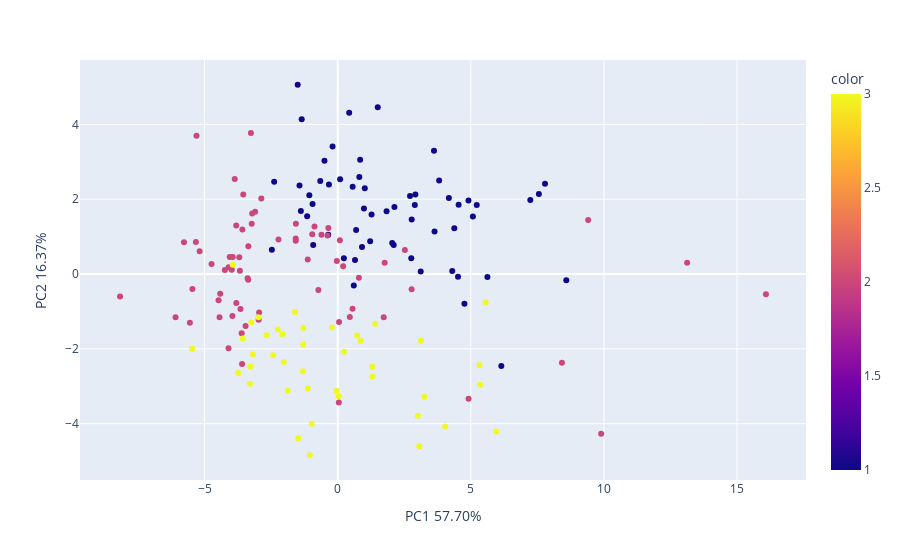

The cell this chart's notebook holds for it:
### Code cell
df_paretoscaled = pareto_scale(feature_df)
PCAplotting(df_paretoscaled, data['0'])

### Figure 1 — Plotly figure (JSON) as saved in the notebook; plotly's stock layout.template omitted (floating-point values rounded to 4 significant figures; data arrays with more than 128 entries replaced by an {"elided": "..."} marker saying what was removed)
{"data": [{"hovertemplate": "PC1 57.70%=%{x}<br>PC2 16.37%=%{y}<br>color=%{marker.color}<extra></extra>", "legendgroup": "", "marker": {"color": {"elided": "168 int values"}, "coloraxis": "coloraxis", "symbol": "circle"}, "mode": "markers", "name": "", "orientation": "v", "showlegend": false, "type": "scatter", "x": {"elided": "168 float values"}, "xaxis": "x", "y": {"elided": "168 float values"}, "yaxis": "y"}], "layout": {"coloraxis": {"colorbar": {"title": {"text": "color"}}, "colorscale": [[0, "#0d0887"], [0.1111, "#46039f"], [0.2222, "#7201a8"], [0.3333, "#9c179e"], [0.4444, "#bd3786"], [0.5556, "#d8576b"], [0.6667, "#ed7953"], [0.7778, "#fb9f3a"], [0.8889, "#fdca26"], [1, "#f0f921"]]}, "legend": {"tracegroupgap": 0}, "margin": {"t": 60}, "xaxis": {"anchor": "y", "domain": [0, 1], "title": {"text": "PC1 57.70%"}}, "yaxis": {"anchor": "x", "domain": [0, 1], "title": {"text": "PC2 16.37%"}}}}
